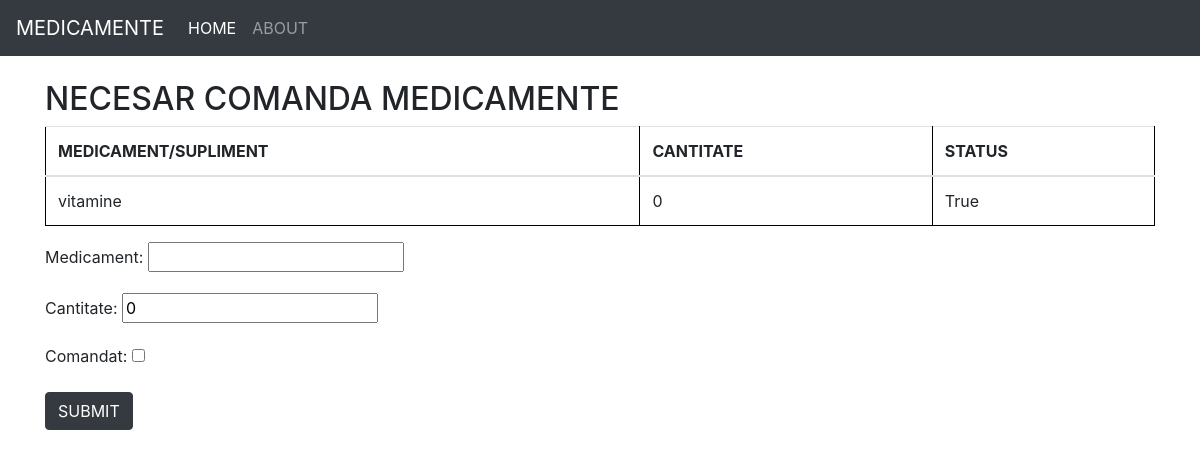
Before: / with the older database file.
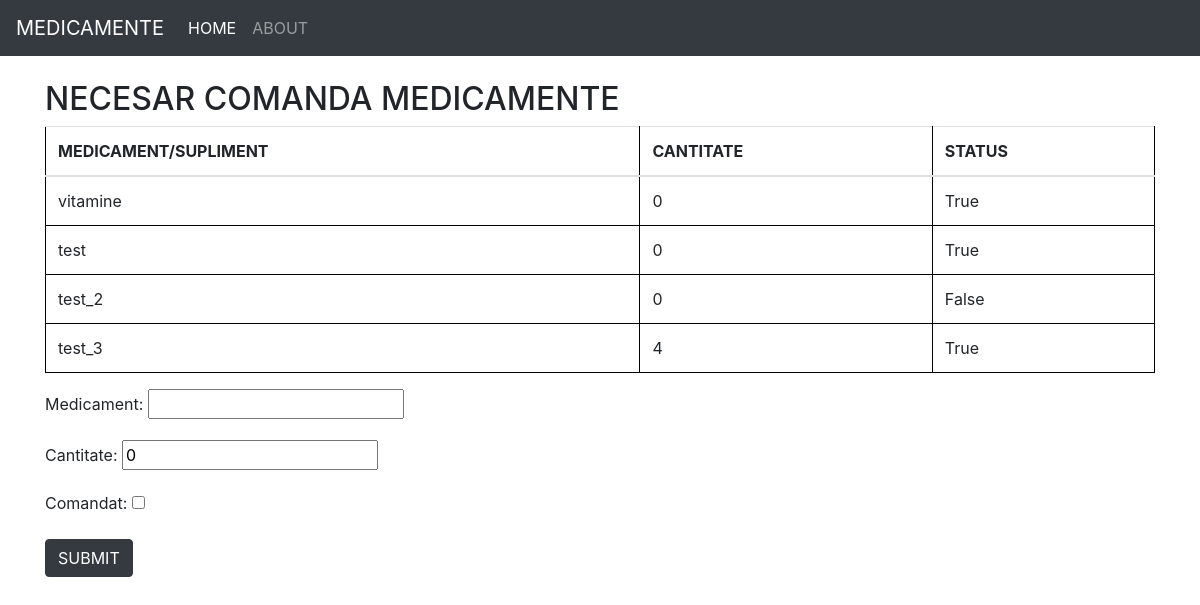
After: the same page with the newer database file.
### suplimente/models.py (models this page shows, shortened)
class Medicamente(models.Model):
    medicament = models.CharField(max_length=100)
    cantitate = models.CharField(max_length=100, default=0)
    comandat = models.BooleanField(default=False)

### suplimente/views.py (the view, shortened to what this page needs)
def home(request):
    medicamente = Medicamente.objects.all()
    form = MedicamenteForm()
    context = {'med': medicamente, 'form': form}
    return render(request, 'suplimente/home.html', context)

### suplimente/forms.py
class MedicamenteForm(ModelForm):
    class Meta:
        model = Medicamente
        fields = '__all__'

### suplimente/templates/suplimente/home.html (shortened to what this page needs)
{% extends 'suplimente/base.html' %}
{% block content %}
        <h2>NECESAR COMANDA MEDICAMENTE</h2>
        <table class="table">
            <thead>
                <tr>
                    <th>MEDICAMENT/SUPLIMENT</th>
                    <th>CANTITATE</th>
                    <th>STATUS</th>
                </tr>
            </thead>
            <tbody>
                    {% if med %}
                        {% for medicament in med %}
                            <tr>
                                <td>{{ medicament.medicament }}</td>
                                <td>{{ medicament.cantitate }}</td>
                                <td>{{ medicament.comandat }}</td>
                            </tr>
                        {% endfor %}
                    {% endif %}
            </tbody>
        </table>
    <form method="post">
        {{form.as_p}}
          <button type="submit" class="btn btn-dark">SUBMIT</button>
    </form>
{% endblock %}

### suplimente/templates/suplimente/base.html (shortened to what this page needs)
{% load static %}
<!doctype html>
<html lang="en">
  <head>
    <link rel="stylesheet" href="https://cdn.jsdelivr.net/npm/bootstrap@4.6.2/dist/css/bootstrap.min.css">
    <link href="{% static 'style.css' %}" rel="stylesheet">
  </head>
  <body>
        <nav class="navbar navbar-expand-lg navbar-dark bg-dark">
      <a class="navbar-brand" href="/">MEDICAMENTE</a>
      <div class="collapse navbar-collapse" id="navbarNavAltMarkup">
        <div class="navbar-nav">
          <a class="nav-link active" href="/">HOME <span class="sr-only">(current)</span></a>
          <a class="nav-link" href="/about">ABOUT</a>
        </div>
      </div>
    </nav>
    <br>
    <div class="container">
      {% block content %}
      {% endblock %}
    </div>
  </body>
</html>

### suplimente/templates/style.css (style rules this page uses)
tabel, th, td { border: 1px solid black; }

### suplimente/templates/suplimente/home.html (style rules this page uses)
tabel, th, td { border: 1px solid black; }

Changed rows visible on the page:
added Medicamente: medicament "test", cantitate "0", comandat "True"
added Medicamente: medicament "test_2", cantitate "0", comandat "False"
added Medicamente: medicament "test_3", cantitate "4", comandat "True"
